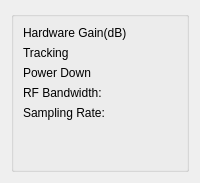
            <widget class="QWidget" name="tabOBSRX">
             <attribute name="title">
              <string>OBSRX</string>
             </attribute>
             <layout class="QVBoxLayout" name="verticalLayout_6">
              <item>
               <widget class="QGroupBox" name="grbRX1">
                <property name="title">
                 <string/>
                </property>
                <layout class="QGridLayout" name="gridLayout_6">
                 <item row="3" column="0">
                  <widget class="QLabel" name="label_41">
                   <property name="text">
                    <string>RF Bandwidth:</string>
                   </property>
                  </widget>
                 </item>
                 <item row="5" column="0">
                  <spacer name="verticalSpacer_8">
                   <property name="orientation">
                    <enum>Qt::Vertical</enum>
                   </property>
                   <property name="sizeHint" stdset="0">
                    <size>
                     <width>20</width>
                     <height>40</height>
                    </size>
                   </property>
                  </spacer>
                 </item>
                 <item row="1" column="0">
                  <widget class="QLabel" name="label_33">
                   <property name="text">
                    <string>Tracking</string>
                   </property>
                  </widget>
                 </item>
                 <item row="4" column="0">
                  <widget class="QLabel" name="label_43">
                   <property name="text">
                    <string>Sampling Rate:</string>
                   </property>
                  </widget>
                 </item>
                 <item row="0" column="0">
                  <widget class="QLabel" name="label_32">
                   <property name="text">
                    <string>Hardware Gain(dB)</string>
                   </property>
                  </widget>
                 </item>
                 <item row="2" column="0">
                  <widget class="QLabel" name="label_34">
                   <property name="text">
                    <string>Power Down</string>
                   </property>
                  </widget>
                 </item>
                </layout>
               </widget>
              </item>
             </layout>
            </widget>
